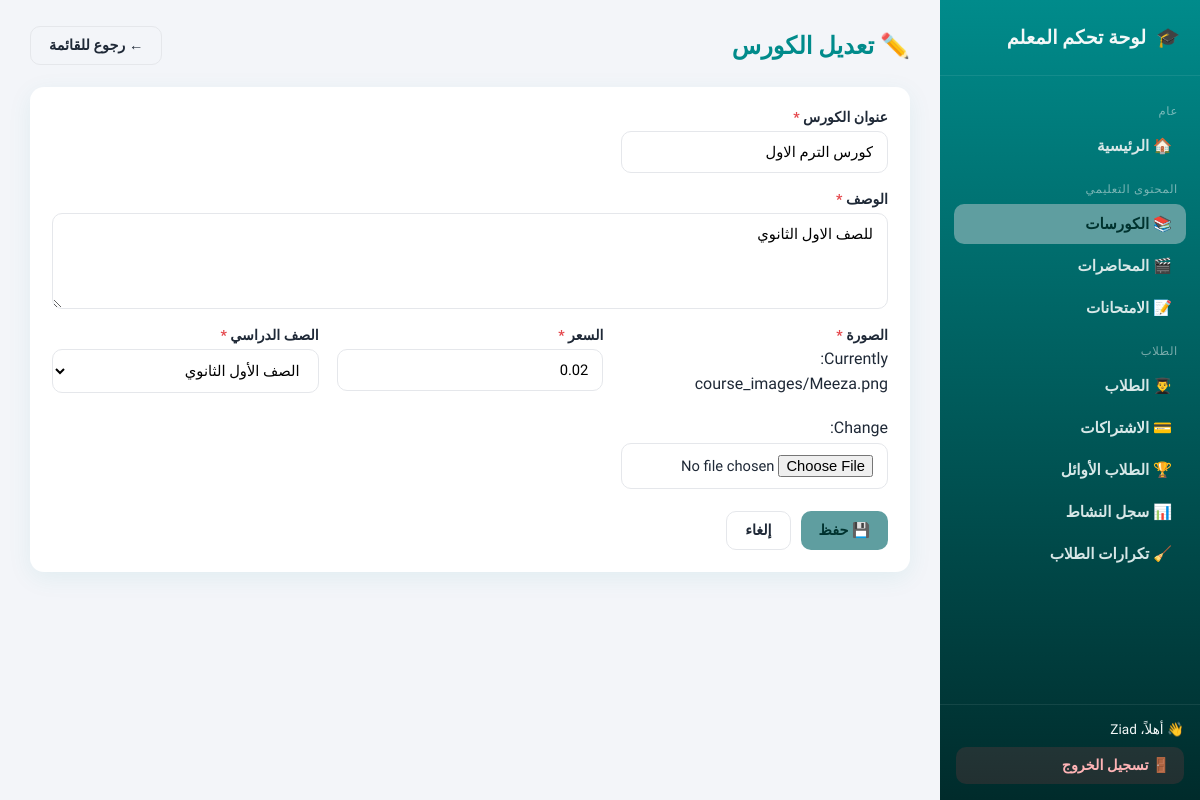
Before: /dashboard/courses/1/edit/ (signed in) with the older database file.
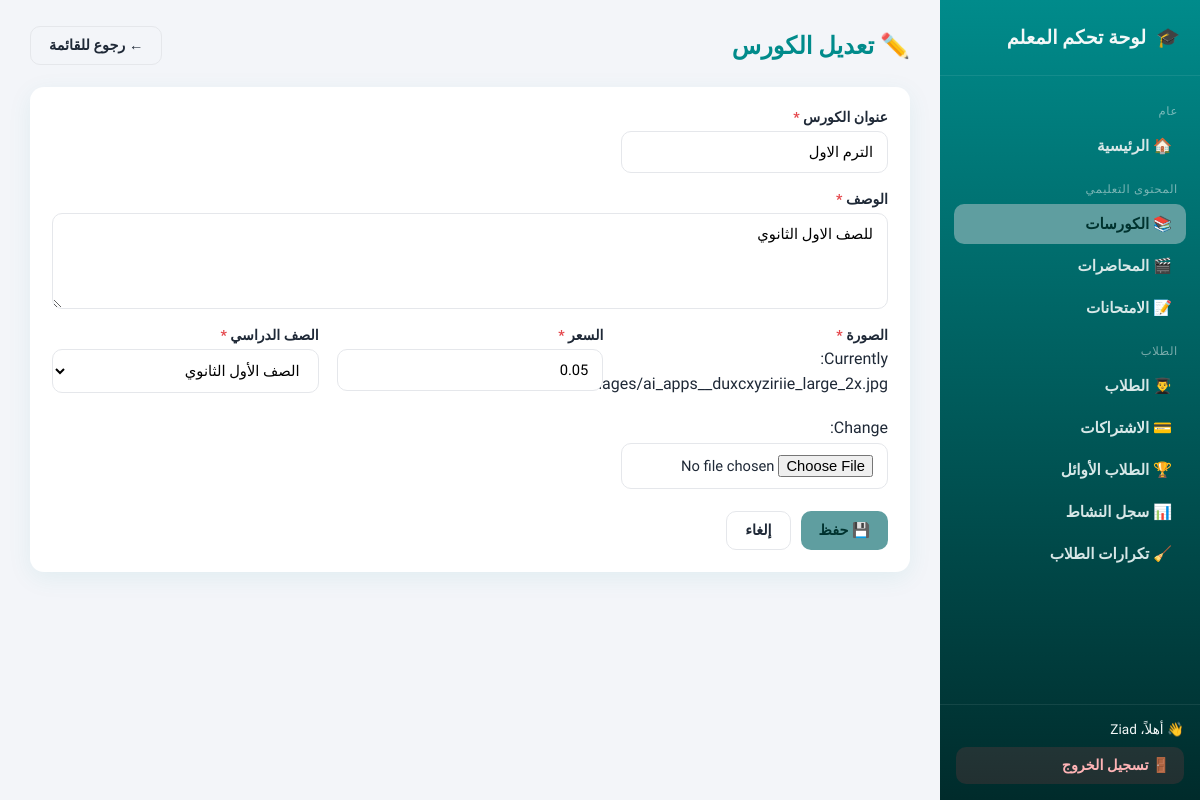
After: the same page with the newer database file.
### content/models.py (models this page shows, shortened)
class Course(models.Model):
    title       = models.CharField(max_length=255, verbose_name="عنوان الكورس")
    description = models.TextField(verbose_name="الوصف")
    image       = models.ImageField(upload_to='course_images/', verbose_name="الصورة")
    price       = models.DecimalField(max_digits=10, decimal_places=2, verbose_name="السعر")
    grade       = models.CharField(max_length=10, choices=GRADE_CHOICES, verbose_name="الصف الدراسي", default='1')
    created_at  = models.DateTimeField(auto_now_add=True, verbose_name="تاريخ الإنشاء")
    updated_at  = models.DateTimeField(auto_now=True,      verbose_name="آخر تحديث")
    class Meta:
        verbose_name        = "Course"
        verbose_name_plural = "Courses"

### dashboard/views.py (the view)
# urls.py: path('<str:model_slug>/<int:pk>/edit/', views.generic_edit, name='edit'),
@staff_required
def generic_edit(request, model_slug, pk):
    if model_slug == 'exams':
        return exam_builder(request, pk=pk)
    config = _config_or_404(model_slug)
    model = config['model']
    obj = get_object_or_404(model, pk=pk)
    FormClass = modelform_factory(model, fields=config['form_fields'], widgets=config.get('widgets'))
    if request.method == 'POST':
        form = FormClass(request.POST, request.FILES, instance=obj)
        if form.is_valid():
            obj = form.save()
            _after_save(model_slug, obj)
            messages.success(request, f"تم تعديل {config['label_singular']} بنجاح ✅")
            return redirect('dashboard:list', model_slug=model_slug)
    else:
        form = FormClass(instance=obj)
    return render(request, 'dashboard/generic_form.html', {
        'config': config, 'model_slug': model_slug, 'form': form, 'is_edit': True, 'obj': obj,
        'active_nav': model_slug,
    })

### accounts/context_processors.py (called while the page is built)
def student_session(request):
    is_registered = request.session.get("is_registered", False)
    student_name = request.session.get("student_name", None)
    student_obj = None
    student_id = request.session.get("student_id")
    if student_id:
        try:
            student_obj = Student.objects.filter(id=student_id).first()
        except Exception:
            student_obj = None
    return {
        "is_registered": is_registered,
        "student_name": student_name,
        "student": student_obj,
    }

### dashboard/registry.py (called while the page is built)
def get_config(model_slug):
    return REGISTRY.get(model_slug)

### dashboard/templatetags/dashboard_extras.py (called while the page is built)
@register.filter
def is_multi_checkbox(field):
    try:
        return isinstance(field.field.widget, CheckboxSelectMultiple)
    except Exception:
        return False

### dashboard/views.py (called while the page is built)
def _config_or_404(model_slug):
    config = get_config(model_slug)
    if not config:
        raise Http404("قسم غير موجود")
    return config

### dashboard/templates/dashboard/generic_form.html (shortened to what this page needs)
{% extends "dashboard/base.html" %}
{% load dashboard_extras %}
{% block content %}
<div class="dash-topbar">
  <div>
    <h1>{% if is_edit %}✏️ تعديل {{ config.label_singular }}{% else %}➕ إضافة {{ config.label_singular }}{% endif %}</h1>
  </div>
  <a class="btn btn-outline" href="{% url 'dashboard:list' model_slug %}">← رجوع للقائمة</a>
</div>
<div class="panel">
  <form method="post" enctype="multipart/form-data" novalidate>
    <div class="form-grid">
      {% for field in form %}
        <div class="form-field  {% if field.field.widget.input_type == 'textarea' or field.html_name == 'description' or field|is_multi_checkbox %}full{% endif %}">
          <label for="{{ field.id_for_label }}">
            {{ field.label }} {% if field.field.required %}<span class="required">*</span>{% endif %}
          </label>
          {% if field|is_multi_checkbox %}
            <div class="checkbox-list">
              <label class="checkbox-list-item checkbox-list-select-all">
                <input type="checkbox" class="select-all-checkbox" data-target="{{ field.html_name }}">
                <span>تحديد الكل</span>
              </label>
              <div class="checkbox-list-divider"></div>
              {% for subwidget in field %}
                <label class="checkbox-list-item">
                  {{ subwidget.tag }}
                  <span>{{ subwidget.choice_label }}</span>
                </label>
              {% endfor %}
            </div>
          {% else %}
            {{ field }}
          {% endif %}
        </div>
      {% endfor %}
    </div>
    <div class="form-actions">
      <button type="submit" class="btn btn-primary">💾 حفظ</button>
      <a class="btn btn-outline" href="{% url 'dashboard:list' model_slug %}">إلغاء</a>
    </div>
  </form>
</div>
{% endblock %}

Changed rows visible on the page:
changed Course "للصف الاول الثانوي": title "كورس الترم الاول" → "الترم الاول"; price "0.02" → "0.05"
Other visible differences:
text no longer shown: "Currently: course_images/Meeza.png Change:"
text now shown: "Currently: course_images/ai_apps__duxcxyziriie_large_2x.jpg Change:"
